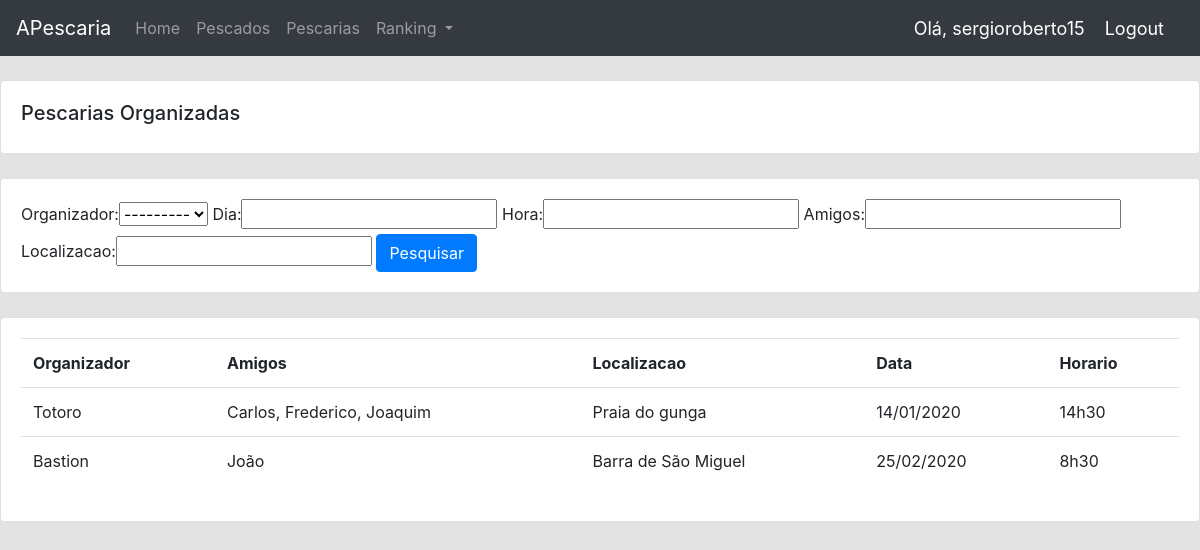
Screenshot of /pescaria/ (signed in) with the database file from the repository.
### accounts/models.py (models this page shows, shortened)
class Pescaria(models.Model):
    organizador = models.ForeignKey(Usuario, null=True, on_delete=models.SET_NULL)
    dia = models.CharField(max_length=10)
    hora = models.CharField(max_length=10, blank=True, null=True)
    amigos = models.CharField(max_length=50, blank=True, null=True)
    localizacao = models.CharField(max_length=50, null=True)

class Usuario(models.Model):
    user = models.OneToOneField(User, null=True, on_delete=models.CASCADE)
    nome = models.CharField(max_length=20)
    sobrenome = models.CharField(max_length=20, null=True)
    telefone = models.CharField(max_length=11, blank=True, null=True)
    cpf = models.CharField(max_length=11, null=True)
    endereco = models.CharField(max_length=50, blank=True, null=True)
    def __str__(self):
        return self.nome

### accounts/views.py (the view)
# urls.py: path('pescaria/', pescaria_view, name="pescaria"),
@login_required(login_url='login')
def pescaria_view(request):
    pescaria_view = Pescaria.objects.all()
    myFilter = PescariaFilter(request.GET, queryset=pescaria_view)
    pescaria_view = myFilter.qs
    return render(request, "pescaria.html", {'pescarias': pescaria_view, 'myFilter': myFilter})

### templates/pescaria.html
{% extends 'base.html' %}
{% block content %}
		<br>
		<div class="row">
			<div class="col-md">
				<div class="card card-body">
					<h5>Pescarias Organizadas</h5>
				</div>
				<br>
				<div class="row">
					<div class="col">
						<div class="card card-body">
							<form method="get">
								{{myFilter.form}}
								<button class="btn btn-primary" type="submit">Pesquisar</button>
						  </form>
						</div>
					</div>
				</div>
				<br>
				<div class="card card-body">
					<table class="table">
						<tr>
							<th>Organizador</th>
							<th>Amigos</th>
							<th>Localizacao</th>
                            <th>Data</th>
                            <th>Horario</th>
						</tr>
						{% for i in pescarias %}
						<tr>
							<td>{{i.organizador}}</td>
							<td>{{i.amigos}}</td>
							<td>{{i.localizacao}}</td>
                            <td>{{i.dia}}</td>
                            <td>{{i.hora}}</td>
						</tr>
						{% endfor %}
					</table>
				</div>
			</div>
		</div>
{% endblock %}

### templates/navbar.html (shortened to what this page needs)
{% load static %}
<nav class="navbar navbar-expand-lg navbar-dark bg-dark">
  <a class="navbar-brand" href="{% url 'home' %}">APescaria</a>
  <div class="collapse navbar-collapse" id="navbarSupportedContent">
    <ul class="navbar-nav mr-auto">
      <li class="nav-item">
        <a class="nav-link" href="{% url 'home' %}">Home <span class="sr-only">(current)</span></a>
      </li>
      <li class="nav-item">
        <a class="nav-link" href="{% url 'pescado' %}">Pescados</a>
      </li>
      <li class="nav-item">
        <a class="nav-link" href="{% url 'pescaria' %}">Pescarias</a>
      </li>
      <li class="nav-item dropdown">
        <a class="nav-link dropdown-toggle" href="#" id="navbarDropdown" role="button" data-toggle="dropdown" aria-haspopup="true" aria-expanded="false">
          Ranking
        </a>
      </li>
    </ul>
  </div>
  <span class="hello-msg">Olá, {{request.user}}</span>
  <span><a class="hello-msg" href="{% url 'logout' %}">Logout</a> </span>
</nav>

### templates/base.html (style rules this page uses)
body { background-color: #e3e3e3; }

### templates/navbar.html (style rules this page uses)
.hello-msg { font-size: 18px; color: #fff; margin-right: 20px; }

### rows the page displays
Pescaria: organizador "Totoro", amigos "Carlos, Frederico, Joaquim", localizacao "Praia do gunga", dia "14/01/2020", hora "14h30"
Pescaria: organizador "Bastion", amigos "João", localizacao "Barra de São Miguel", dia "25/02/2020", hora "8h30"

### other values shown
{{ request.user }} "sergioroberto15"
